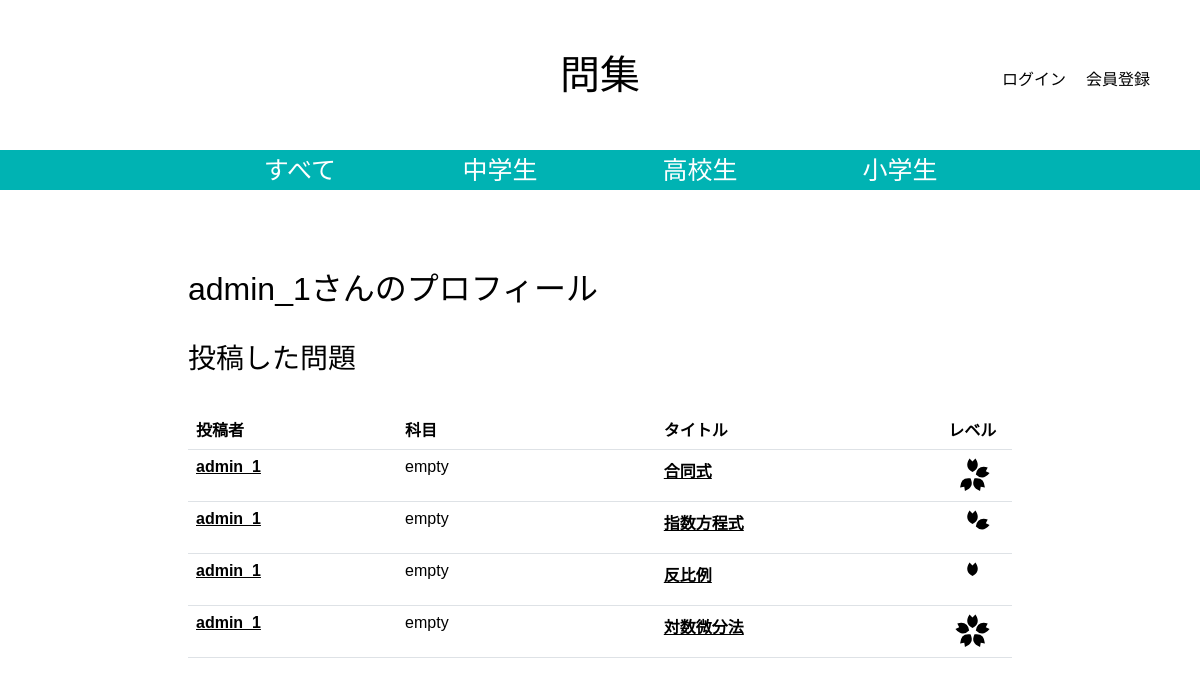
The page /studysite/profile/2/ on the database its author committed.
### studysite/models.py (models this page shows, shortened)
class TagGroup(models.Model):
    name = models.CharField(max_length=100)
    parent = models.ForeignKey('self', related_name='children', on_delete=models.CASCADE, null=True, blank=True)
    order = models.PositiveIntegerField(default=0)  # 並び順を指定するためのフィールド

class Studysite(models.Model):
    title = models.CharField('タイトル', max_length=128)
    image = models.FileField('問題画像', upload_to='image/', blank=True)
    question = models.TextField('問題', blank=True)
    answer = models.TextField('解説', blank=True)
    created_by = models.ForeignKey(settings.AUTH_USER_MODEL,
                                   verbose_name='投稿者',
                                   on_delete=models.CASCADE)
    created_at = models.DateTimeField('投稿日', auto_now_add=True)
    updated_at = models.DateTimeField('更新日', auto_now=True)
    tag_groups = models.ManyToManyField(TagGroup, blank=True)
    likes = models.PositiveIntegerField(default=0)
    level = models.IntegerField(default=0)
    bookmarks = models.ManyToManyField(User, related_name='bookmarked_posts', blank=True)

### studysite/views.py (the view)
# urls.py: path('profile/<int:user_id>/', views.profile, name='profile'),
def profile(request, user_id):
    user = get_object_or_404(User, pk=user_id)
    snippets = Studysite.objects.filter(created_by=user)
    tag_groups = TagGroup.objects.filter(parent__isnull=True).order_by('order').prefetch_related('children__children')
    context = {
        'user_profile': user,
        'snippets': snippets,
        'tag_groups': tag_groups
    }
    return render(request, 'profile.html', context)

### studysite/templates/snippets/profile.html (shortened to what this page needs)
{% extends 'base.html' %}
{% load static %}
{% load django_bootstrap5 %}
{% load widget_tweaks %}
{% block main %}
<div class="container profile">
    <h2>{{ user_profile.username }}さんのプロフィール</h2><br>
    <h3>投稿した問題</h3><br>
    {% if snippets %}
    <table id="sortable-table" class="table">
        <thead>
        <tr>
            <th class="tablehuman">投稿者</th>
            <th class="tablesubject">科目</th>
            <th class="tablecontent">タイトル</th>
            <th class="tablelevel" onclick="sortTable(3); console.log('Clicked!')">レベル</th>
        </tr>
        </thead>
        <tbody class="tbody">
        {% for snippet in snippets %}
            {% if snippet.answer %}
            <tr>
                <td class="tablehuman"><a href="{% url 'profile' snippet.created_by_id %}" style="color:black"><b>{{ snippet.created_by.username }}</b></a></td>
                <td class="tablesubject">
                    {% if snippet.tags %}
                        {% for tag in snippet.tags.all %}
                            <span>{{ tag.name }}</span>
                        {% endfor %}
                    {% else %}
                        <span>empty<span>
                    {% endif %}
                </td>
                <td class="tablecontent"><a href="{% url 'snippet_detail' snippet.id %}" style="color:black"><b>{{ snippet.title }}</b></a></td>
                <td class="tablelevel" data-level="{{ snippet.level }}">
                    {% if snippet.level == 1 %}
                        <svg xmlns="http://www.w3.org/2000/svg" width="35px" height="35px" viewBox="0 0 100 100">
                            <path fill="#000000" stroke-width="none" d="M 41.45,1.51 L 50.00,10.00 L 58.55,1.51 Q 74.90,27.18 50.00,40.00 Q 25.10,27.18 41.45,1.51 "/>
                        </svg>
                    {% endif %}
                </td>
            </tr>
            {% endif %}
        {% endfor %}
        </tbody>
    </table>
    {% else %}
        <p>問題はまだ投稿されていません．</p>
    {% endif %}<br><br>
</div>
{% endblock %}

### studysite/templates/snippets/base.html (shortened to what this page needs)
{% load static %}
{% load django_bootstrap5 %}
{% load widget_tweaks %}
<html>
<head>
    {% bootstrap_css %}
    <link rel="stylesheet" href="{% static 'snippets/css/style.css' %}?<?php echo date('YmdHis'); ?>"/>
</head>
<body>
<nav class="header-nav">
    <div class="navbar-brandA">
        <a href="/" class="brand">問集</a>
    </div>
        <ul class="header-ul">
            {% if user.is_authenticated %}
                <li><a class="nav-link" href="{% url 'profile' user.id %}"> ようこそ {{ user.username }} さん</a></li>
                <li><a class="nav-link" href="{% url 'logout' %}">ログアウト</a></li>
            {% else %}
                <li><a href="{% url 'login' %}" class="nav-link">ログイン</a></li>
                <li><a href="{% url 'signup' %}" class="nav-link">会員登録</a></li>
            {% endif %}
        </ul>
</nav>
<div class="subject-nav-bar">
    <ul class="subject-ul">
        <li id="all"><a href="/" class="all">すべて</a></li>
        {% for group in tag_groups %}
            <li id="{{ group.name }}">{{ group.name }}</li>
        {% endfor %}
    </ul>
</div>
<main>
        {% block main %}{% endblock %}
</main>
</body>
</html>

### studysite/static/snippets/css/style.css (style rules this page uses)
* { position: relative; margin: 0; padding: 0; box-sizing: border-box; }
.container { position: relative; width: min(100% - 1rem); margin: 0 auto; padding: 0 20px; }
body { font-family: "myfont",sans-serif; }
body { position: relative; background-color: #ffffff; color: #000000; line-height: 1.6; }
main { padding: 5rem 10rem; z-index: 1; }
.navbar-brandA { display: inline-block; width: 100%; position: absolute; text-align: center; align-items: center; }
.brand { color: black; text-decoration: none; font-size: 40px; position: relative; display: inline-block; width: 10%; text-align: center; align-items: center; }
.header-nav { height: 150px; position: relative; display: flex; align-items: center; }
.header-ul { display: flex; list-style: none; margin-left: auto; align-items: center !important; padding: 0; }
.header-ul li { margin-top: 25px; margin-right: 20px; }
.header-ul li:last-child { margin-right: 50px; }
.subject-nav-bar { height: 40px; background-color: hsl(180, 100%, 35%); display: flex; align-items: center; justify-content: center; }
.subject-ul { display: flex; list-style: none; margin: 0; padding: 0; }
.subject-ul li { width: 200px; display: flex; align-items: center; justify-content: center; transition: 0.25s; }
.subject-ul li a, .subject-ul li { color: #ffffff; font-size: 25px; text-decoration: none; height: 100%; display: flex; align-items: center; justify-content: center; }
.all { text-decoration: none !important; color: #ffffff !important; }
table { width: 100%; border-collapse: collapse; align-items: center; }
.tablecontent { width: 450px; }
.tablehuman { width: 300px; }
.tablelevel { width: 100px; text-align: center; }
.tablesubject { width: 400px; }
.table th { position: relative; font-family: sans-serif; color: #000000; background-color: transparent; }
.table td { position: relative; font-family: sans-serif; color: #000000; background-color: transparent; }
tbody { position: relative; font-family: sans-serif; color: #000000; background-color: transparent; }

### rows shown on the page
TagGroup: name "中学生"
TagGroup: name "高校生"
TagGroup: name "小学生"
Studysite: created_by.username "admin_1", title "合同式", level 4 (drawn)
Studysite: created_by.username "admin_1", title "指数方程式", level 2 (drawn)
Studysite: created_by.username "admin_1", title "反比例", level 1 (drawn)
Studysite: created_by.username "admin_1", title "対数微分法", level 5 (drawn)

### other values the page prints
{{ user_profile.username }} "admin_1"
